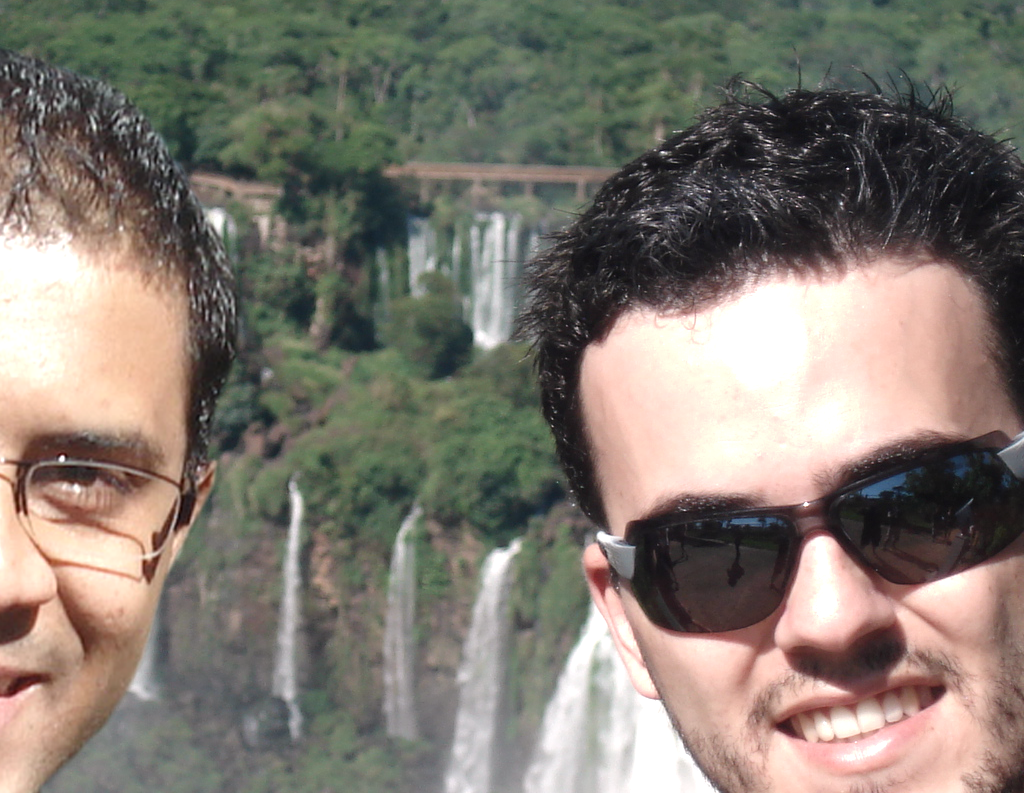
#> input picture img/test.png, 1024 x 793 px
$ python manipulate.py img
#> lines starting #> are read from the running program, lines starting #| are printed output that depends on the picture; after the words box and inside, x2 and y2 are one past the last pixel; in counts of white or black regions, pixels touching at a corner belong together
### utils.py
import cv2
import os
from decimal import Decimal


# Load image
def load_image(img_path, raise_io=True):
    # Load image
#> called with img_path = 'img/test.png', raise_io = True
    img = cv2.imread(img_path)
#> img is the input picture: shape (793, 1024, 3); mean B, G, R 112.6, 121.7, 129.2

    # Check image correctness
    if img is not None:
        return img
    elif raise_io:
        raise IOError('Error while loading image: invalid image file or image file path.')
    else:
        return None


# Get image size (regardless of number of channels)
def get_image_size(img):
    if len(img.shape) == 3:
        img_h, img_w, _ = img.shape
#> img_h = 793; img_w = 1024
    elif len(img.shape) == 2:
        img_h, img_w = img.shape
    else:
        raise RuntimeError('Incorrect input image shape.')

    return img_h, img_w


# Get filename from path
def get_filename(file_path):
    tmp_filename = file_path.split('/')[-1]
    extension = tmp_filename.split('.')[-1]
    tmp_filename = tmp_filename.split('.')[:-1]

    if len(tmp_filename) > 1:
        filename = tmp_filename[0]
        for el in tmp_filename[1:]:
            filename += '.' + el
    else:
        filename = tmp_filename[0]

    return filename, extension


# Ground truth image path generator (from original image path)
# [58 lines left out: functions get_img_ground_truth_path, get_subfolder, get_file_list, get_last_directory, not called in this run]

### manipulate.py
import cv2
import numpy as np
import os
import random
import time
import tqdm
from argparse import ArgumentParser
from PIL import Image
from utils import get_filename, get_image_size, load_image


# Generate manipulated images
def main(args):
    # Welcome message
    print('Photo Forensics from Rounding Artifacts: manipulation script')
    print('Author: Paula Mihalcea')
    print('Version: 1.0')
    print('Based on a research by S. Agarwal and H. Farid. Details & source code at https://github.com/PaulaMihalcea/Photo-Forensics-from-Rounding-Artifacts.')
    print()

    start = time.time()

    # Get file list
    if args.dir_path[-1] != '/':
        args.dir_path += '/'

    valid_extensions = ['.jpeg', '.jpg', '.jpe', '.jfif', '.jif', '.png']
    file_list = [img_file for img_file in os.listdir(args.dir_path) for ext in valid_extensions if img_file.endswith(ext)]
    progress_bar = tqdm.tqdm(total=len(file_list)*4*4*5)

    # Parameters
    manipulations = ['copy-move', 'median-filter', 'rotation', 'content-aware-fill']  # Manipulation type
    roi_sizes = [512, 256, 128, 64]  # Manipulated region (ROI) size
    jpeg_qualities = [(60, 70), (71, 80), (81, 90), (91, 100)]

    # Generate image
    for file in file_list:
        # Parameters
        img_path = args.dir_path + file
        filename, extension = get_filename(img_path)
        progress_bar.set_description('Processing image {}'.format(filename) + '.{}'.format(extension))

        # Create subfolders
        if not os.path.exists(args.dir_path + '/manip_jpeg/'):
            os.makedirs(args.dir_path + '/manip_jpeg/')
        if not os.path.exists(args.dir_path + '/manip_png/'):
            os.makedirs(args.dir_path + '/manip_png/')
        if not os.path.exists(args.dir_path + '/manip_jpeg/manip_gt/'):
            os.makedirs(args.dir_path + '/manip_jpeg/manip_gt/')
        if not os.path.exists(args.dir_path + '/manip_png/manip_gt/'):
            os.makedirs(args.dir_path + '/manip_png/manip_gt/')

        for manipulation in manipulations:
            for roi_size in roi_sizes:
                # Manipulation
                try:
                    manip_image, ground_truth = manipulate_image(img_path, manipulation, roi_size)  # Create a single manipulation of an image
                except IOError:
                    continue  # Ignore invalid images
                else:  # Save the manipulated image in 5 different formats...
                    for q in jpeg_qualities:  # ...JPEG with Q = [60, 70], JPEG with Q = [71, 80], JPEG with Q = [81, 90], JPEG with Q = [91, 100]...
                        quality = random.randint(q[0], q[1])  # For each range of JPEG qualities, a random JPEG quality is chosen in the specified range
                        cv2.imwrite(args.dir_path + '/manip_jpeg/' + filename + '_' + manipulation + '_{}'.format(roi_size) + '_{}'.format(quality) + '.jpeg', manip_image, [int(cv2.IMWRITE_JPEG_QUALITY), quality])  # JPEG
                        cv2.imwrite(args.dir_path + '/manip_jpeg/manip_gt/' + filename + '_' + manipulation + '_{}'.format(roi_size) + '_gt' + '.png', ground_truth)  # Ground truth (PNG only)

                cv2.imwrite(args.dir_path + '/manip_png/' + filename + '_' + manipulation + '_{}'.format(roi_size) + '.png', manip_image)  # ...and PNG
                cv2.imwrite(args.dir_path + '/manip_png/manip_gt/' + filename + '_' + manipulation + '_{}'.format(roi_size) + '_gt' + '.png', ground_truth)  # Ground truth

                # Progress bar update
                progress_bar.update(5)

    end = time.time()

    # Final message
    print()
    print('Summary')
    print('Directory: {}'.format(args.dir_path))
    print('Images manipulated: {}.'.format(len(file_list)))
    print('Total generated images: {}.'.format(len(file_list)*4*4*5))
    if (end - start) / 60**2 >= 1:
        print('Elapsed time: {:.0f} h'.format((end - start) / 60**2) + ' {:.0f} m'.format((end - start) / 60) + ' {:.2f} s.'.format((end - start) % 60))
    elif (end - start) / 60 >= 1:
        print('Elapsed time: {:.0f} m'.format((end - start) / 60) + ' {:.2f} s.'.format((end - start) % 60))
    else:
        print('Elapsed time: {:.2f} s.'.format(end - start))

    return


# Define random manipulation ROI
def manipulate_image(img_path, manipulation, roi_size):
    # Load image
    img = load_image(img_path)
    img_height, img_width = get_image_size(img)
#> img_height = 793; img_width = 1024

    # Randomly choose manipulation ROI position
    x = random.randint(0, img_height - roi_size)
#> x = 197
    y = random.randint(0, img_width - roi_size)
#> y = 430

    roi = (y, x, roi_size)
#> roi = (430, 197, 512)

    # Ground truth image
    ground_truth = img.copy().astype(float)
    ground_truth[y:y + roi_size, x:x + roi_size] = np.inf
#> ground_truth: shape (793, 1024, 3) float64; 22.89% of the values are NaN or infinite; the others: min 0, max 255, mean 118.9
    ground_truth = np.where(ground_truth == np.inf, 255, 0).astype(np.uint8)
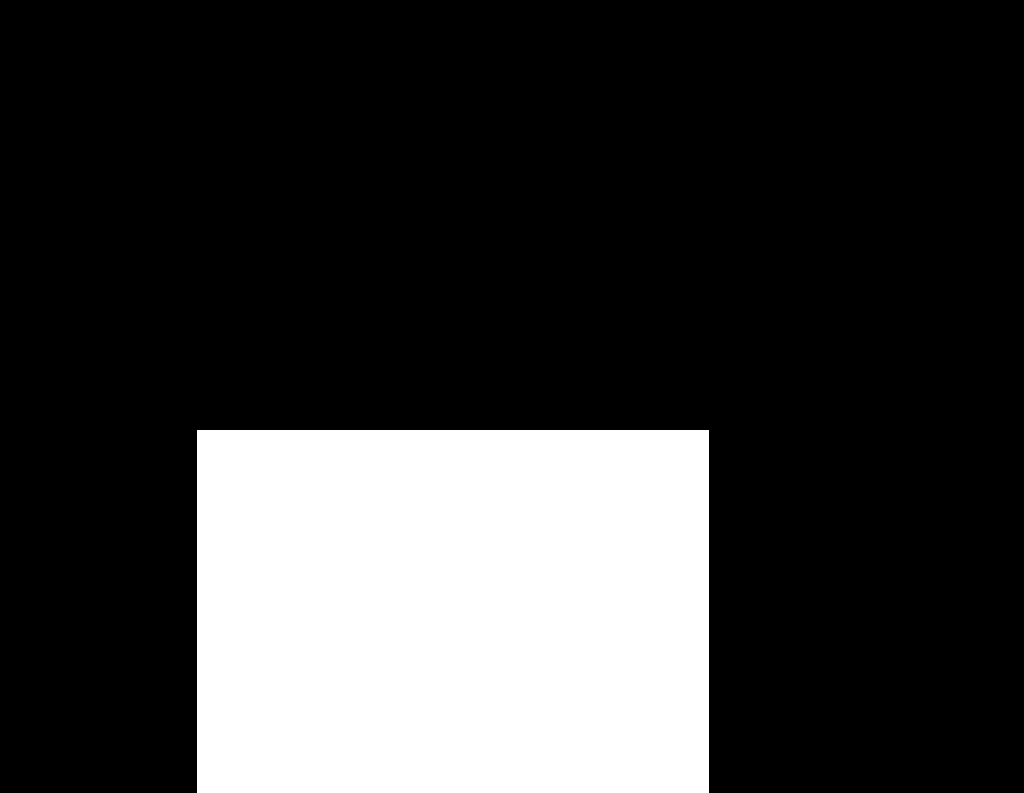
#> ground_truth: shape (793, 1024, 3); 22.9% white; 1 white region, box (x1, y1, x2, y2) and area: (197, 430, 709, 793) 185856
    ground_truth = cv2.cvtColor(ground_truth, cv2.COLOR_BGR2GRAY)

    # Apply manipulation
    # Copy-move
    if manipulation == 'copy-move':
        manip_img = copy_move(img, roi)

    # Median filter
    elif manipulation == 'median-filter':
        manip_img = median_filter(img, roi)

    # Rotation
    elif manipulation == 'rotation':
        manip_img = rotate(img_path, roi)

    # Content-aware fill
    elif manipulation == 'content-aware-fill':
        manip_img = content_aware_fill(img, ground_truth)

    else:
        raise ValueError('Invalid manipulation method. Possible values: "copy-move", "median-filter", "rotation", "content-aware-fill".')

    return manip_img, ground_truth


# Copy-move
def copy_move(img, roi):
    # Image parameters
#> called with roi = (430, 197, 512)
    img_width, img_height = get_image_size(img)
#> img_width = 793; img_height = 1024

    # ROI parameters
    x = roi[0]
#> x = 430
    y = roi[1]
#> y = 197
    roi_size = roi[2]
#> roi_size = 512

    # Randomly choose ROI to be copied
    x_copy = random.randint(0, img_height - roi_size)
#> x_copy = 41
    y_copy = random.randint(0, img_width - roi_size)
#> y_copy = 132

    # Generate manipulated image
    manip_img = img.copy()
    manip_img[y:y + roi_size, x:x + roi_size] = img[y_copy:y_copy + roi_size, x_copy:x_copy + roi_size]
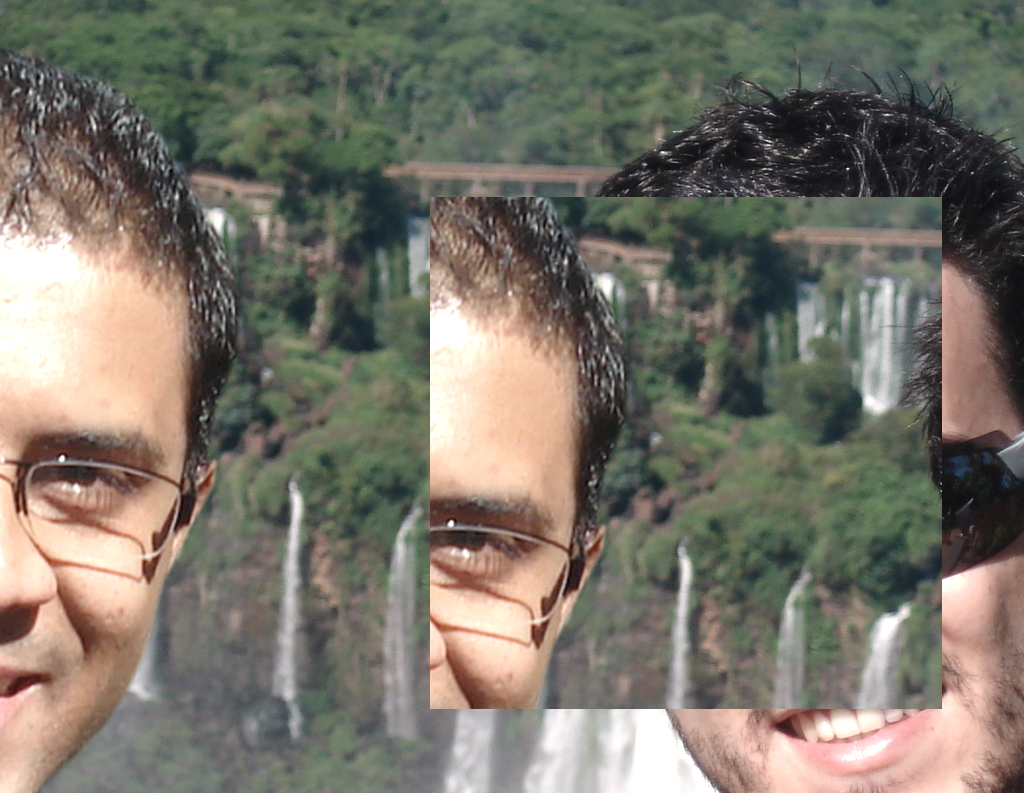
#> manip_img: shape (793, 1024, 3); mean B, G, R 105.6, 116.8, 121.5

    return manip_img


# Median filter
def median_filter(img, roi):
    # ROI parameters
    x = roi[0]
    y = roi[1]
    roi_size = roi[2]

    # Manipulate ROI
    manip_roi = cv2.medianBlur(img[y:y + roi_size, x:x + roi_size], 3)

    # Generate manipulated image
    manip_img = img.copy()
    manip_img[y:y+roi_size, x:x+roi_size] = manip_roi

    return manip_img


# Rotation
def rotate(img_path, roi):
    # Load image (PIL)
    img = Image.open(img_path).convert('RGB')

    # Define ROI parameters
    x = roi[0]
    y = roi[1]
    roi_size = roi[2]

    # Randomly choose rotation degrees
    degrees = random.randint(10, 80)

    # Manipulate ROI
    manip_roi = img.crop(box=(x, y, x + roi_size, y + roi_size))
    manip_roi.rotate(degrees, expand=1)
    manip_roi.resize((roi_size, roi_size))

    # Generate manipulated image
    manip_img = img.copy()
    manip_img.paste(manip_roi, (x, y, x + roi_size, y + roi_size), manip_roi.convert('RGBA'))

    # PIL to OpenCV conversion
    manip_img = np.array(manip_img)
    manip_img = manip_img[:, :, ::-1].copy()

    return manip_img


# Content-aware fill
def content_aware_fill(img, ground_truth, method=cv2.INPAINT_TELEA):
    # Generate manipulated image
    manip_img = img.copy()
    manip_img = cv2.inpaint(manip_img, ground_truth, 3, flags=method)

    return manip_img


# Manipulation ID
def get_manip_id(manip_name):
    if manip_name == 'copy-move':
        manip_id = 1
    elif manip_name == 'median-filter':
        manip_id = 2
    elif manip_name == 'rotation':
        manip_id = 3
    elif manip_name == 'content-aware-fill':
        manip_id = 4
    else:
        raise ValueError('Invalid manipulation method. Possible values: "copy-move", "median-filter", "rotation", "content-aware-fill".')

    return manip_id


# Manipulation name
def get_manip_name(manip_id):
    if manip_id == 1:
        manip_name = 'copy-move'
    elif manip_id == 2:
        manip_name = 'median-filter'
    elif manip_id == 3:
        manip_name = 'rotation'
    elif manip_id == 4:
        manip_name = 'content-aware-fill'
    else:
        raise ValueError('Invalid manipulation method. Possible values: 1, 2, 3, 4.')

    return manip_name


if __name__ == '__main__':

    # Initialize parser
    parser = ArgumentParser(description='Manipulation script for the "Photo Forensics from Rounding Artifacts" project; generates manipulated images from a given directory (e.g. "path/to/images/") in a specific subdirectory (e.g. "path/to/images/manip") as described in the referenced paper.')

    # Add parser arguments
    parser.add_argument('dir_path', help='Path of the directory containing the images to be manipulated.')

    args = parser.parse_args()

    # Run main script
    main(args)
#| Elapsed time: 3.62 s.
